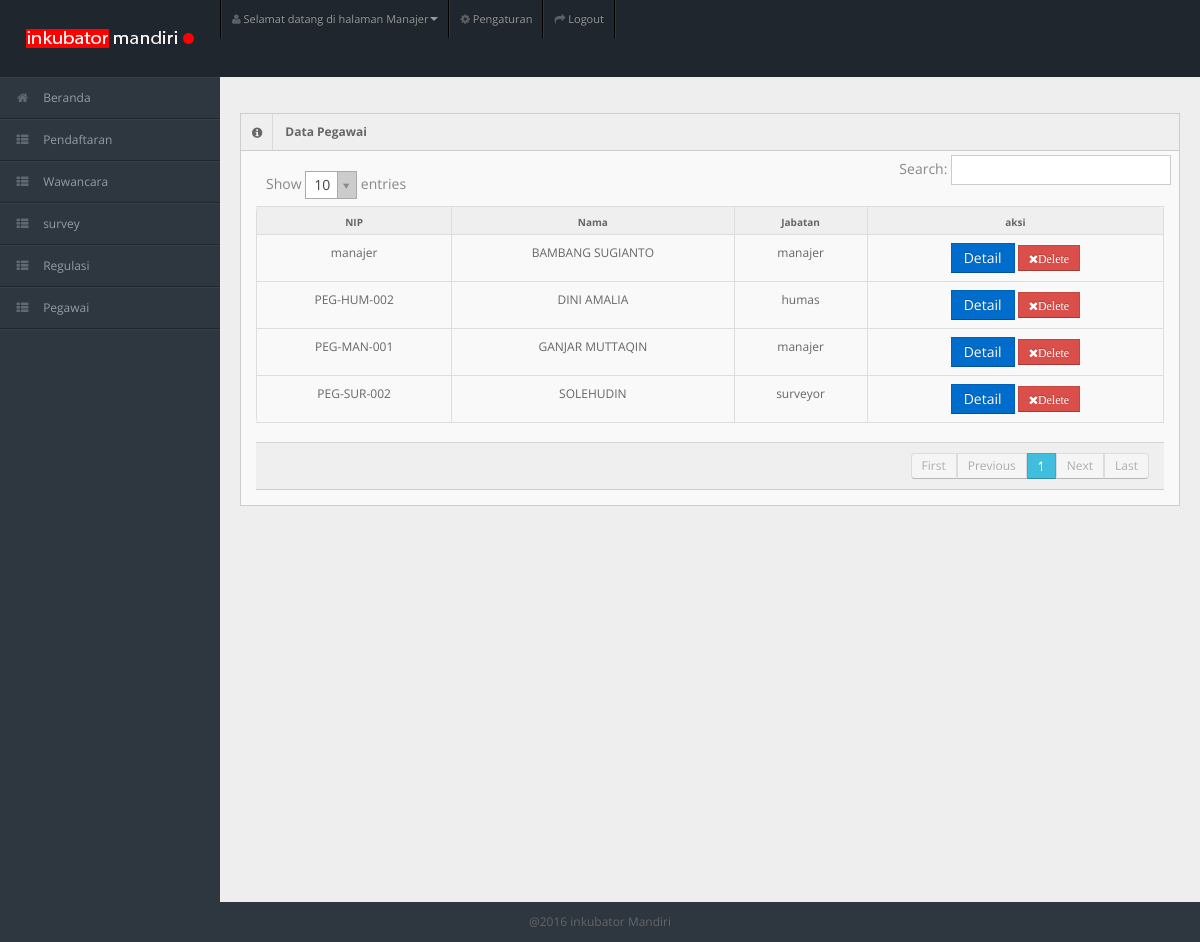
Screenshot of /admin/index.php?page=data_pegawai (signed in) with the database file from the repository.
### tables this page shows
CREATE TABLE `user` (
  `ID` int(11) NOT NULL,
  `ID_PEGAWAI` varchar(20) DEFAULT NULL,
  `USERNAME` varchar(20) DEFAULT NULL,
  `PASSWORD` text,
  `LEVEL` int(11) DEFAULT NULL
);

CREATE TABLE `pegawai` (
  `ID_PEGAWAI` varchar(20) NOT NULL,
  `NAMA` varchar(40) DEFAULT NULL,
  `ALAMAT` longtext,
  `JENIS_KELAMIN` varchar(10) DEFAULT NULL,
  `NO_TELEPON` int(11) DEFAULT NULL,
  `JABATAN` varchar(20) DEFAULT NULL
);

### admin/system/pegawai/data_pegawai.php (the view, shortened to what this page needs)
   <div class="container-fluid">
    <div class="row-fluid">
      <div class="span12">
        <div class="widget-box">
          <div class="widget-title"> <span class="icon"> <i class="icon-info-sign"></i> </span>
            <h5>Data Pegawai</h5>
          </div>
          <div class="widget-content">
            <table class="table table-bordered data-table" id="daftar">
              <thead>
                <tr>
                  <th>NIP</th>
                  <th>Nama</th>
                  <th>Jabatan</th>
                   <th>aksi</th>
                </tr>
              </thead>
 <tbody>
 <?php
$query2=mysql_query("SELECT pegawai.* , user.* FROM pegawai inner join user on pegawai.ID_PEGAWAI=user.ID_PEGAWAI order by pegawai.ID_PEGAWAI");
while($data2=mysql_fetch_array($query2)){
?>
                <tr>
                  <td><center><?php echo $data2['ID_PEGAWAI']; ?></center></td>
                  <td><center><?php echo $data2['NAMA']; ?></center></td>
                  <td class="center"><center><?php echo $data2['JABATAN']; ?></center></td>
                   <td class="center" ><center>
<a data-toggle="modal" data-id="<?php echo $data2['ID_PEGAWAI']; ?>" nama="<?php echo $data2['NAMA']; ?>" alamat="<?php echo $data2['ALAMAT']; ?>" telepon="<?php echo $data2['NO_TELEPON']; ?>" title="detail" class="detailPegawai btn btn-primary" href="#myModal">Detail</a>
                  <a href="system/wawancara/delete_seminar.php?no_ps=<?php echo $data2['NO_PS']?>" class="btn btn-danger btn-small" title="Hapus Data Ini" onclick="return confirm('ANDA YAKIN AKAN MENGHAPUS DATA PENTING INI ... ?')"><i class="btn-icon-only icon-remove">Delete </i></a></center></td>
                </tr>
                <?php
                }
                ?>
                 </tbody>
            </table>
            </div>
            </div>
            </div>
            </div>
            </div>
</div>

### admin/asset/css/matrix-style.css (style rules this page uses)
* { outline:none !important; -moz-outline: none !important; }
html, body { height:100% }
body { overflow-x: hidden; margin-top: -10px; font-family: 'Open Sans', sans-serif; font-size:12px; color:#666; }
a { color:#666; }
select, textarea, input[type="text"], input[type="password"], input[type="datetime"], input[type="datetime-local"], input[type="date"], input[type="month"], input[type="time"], input[type="week"], input[type="number"], input[type="email"], input[type="url"], input[type="search"], input[type="tel"], input[type="color"], .uneditable-input, .label, .dropdown-menu, .btn, .well, .progress, .table-bordered, .btn-group > .btn:first-child, .btn-group > .btn:last-child, .btn-group > .btn:last-child, .btn-group > .dropdown-toggle, .alert { border-radius:0px; }
.btn, textarea, input[type="text"], input[type="password"], input[type="datetime"], input[type="datetime-local"], input[type="date"], input[type="month"], input[type="time"], input[type="week"], input[type="number"], input[type="email"], input[type="url"], input[type="search"], input[type="tel"], input[type="color"], .uneditable-input { box-shadow:none; }
.progress, .progress-success .bar, .progress .bar-success, .progress-warning .bar, .progress .bar-warning, .progress-danger .bar, .progress .bar-danger, .progress-info .bar, .progress .bar-info, .btn, .btn-primary { background-image:none; }
.container-fluid .row-fluid:first-child { margin-top: 20px; }
.stat-boxes .peity_bar_good, .stat-boxes .peity_line_good, { color: #459D1C; }
.widget-box { background: none repeat scroll 0 0 #F9F9F9; border-left: 1px solid #CDCDCD; border-top: 1px solid #CDCDCD; border-right: 1px solid #CDCDCD; clear: both; margin-top: 16px; margin-bottom: 16px; position: relative; }
.widget-title, .modal-header, .table th, div.dataTables_wrapper .ui-widget-header { background:#efefef; border-bottom: 1px solid #CDCDCD; height: 36px; }
.widget-title span.icon { padding: 9px 10px 7px 11px; float: left; border-right:1px solid #dadada; }
.widget-title h5 { color: #666; float: left; font-size: 12px; font-weight: bold; padding: 12px; line-height: 12px; margin: 0; }
.widget-content { padding:15px; border-bottom: 1px solid #cdcdcd; }
.table th { height: auto; font-size: 10px; padding: 5px 10px 2px; border-bottom: 0; text-align: center; color: #666666; }

### admin/asset/css/matrix-media.css (style rules this page uses)
body { background:#2E363F; }

### rows the page displays
user: ID_PEGAWAI "manajer", ID_PEGAWAI.NAMA "BAMBANG SUGIANTO", ID_PEGAWAI.JABATAN "manajer"
user: ID_PEGAWAI "PEG-HUM-002", ID_PEGAWAI.NAMA "DINI AMALIA", ID_PEGAWAI.JABATAN "humas"
user: ID_PEGAWAI "PEG-MAN-001", ID_PEGAWAI.NAMA "GANJAR MUTTAQIN", ID_PEGAWAI.JABATAN "manajer"
user: ID_PEGAWAI "PEG-SUR-002", ID_PEGAWAI.NAMA "SOLEHUDIN", ID_PEGAWAI.JABATAN "surveyor"
